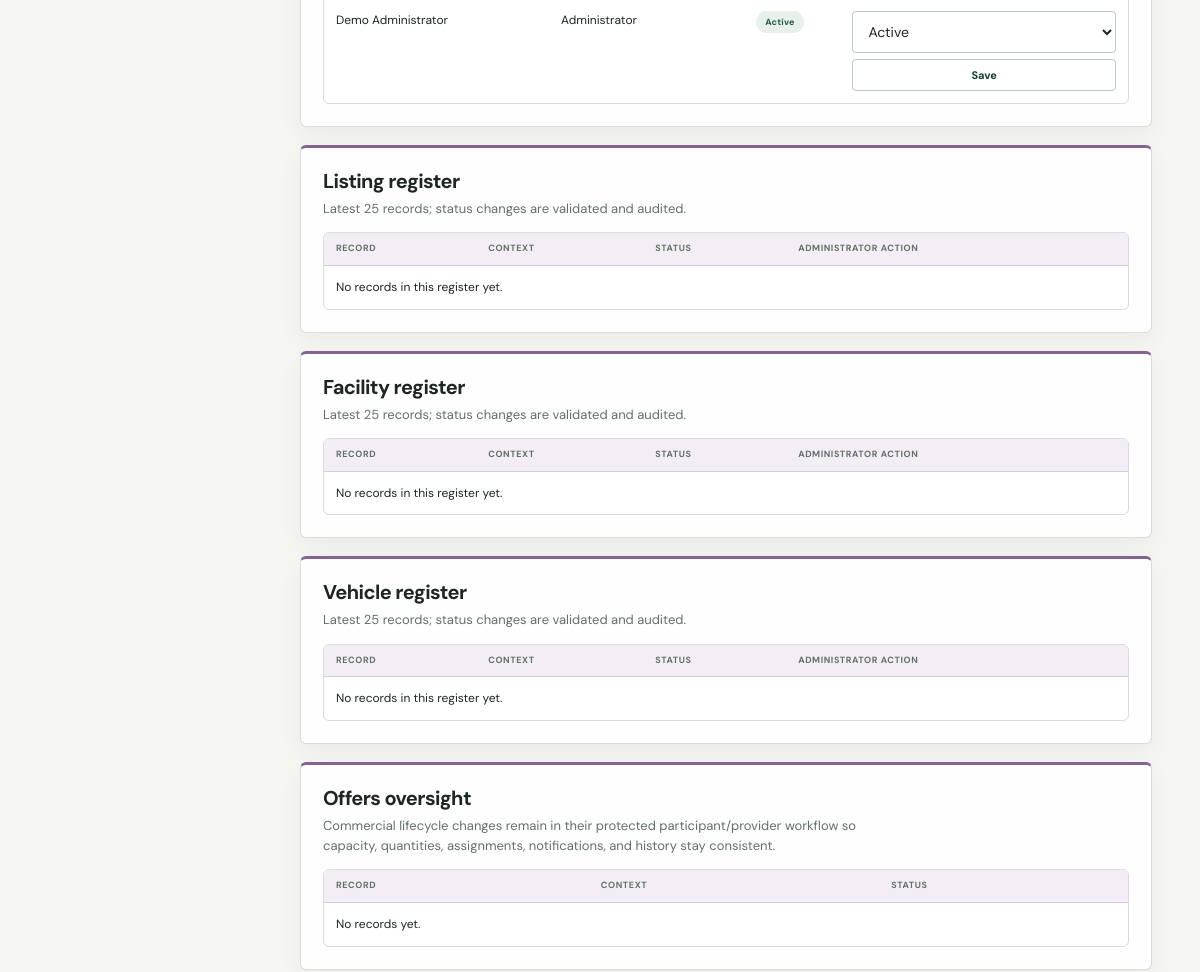
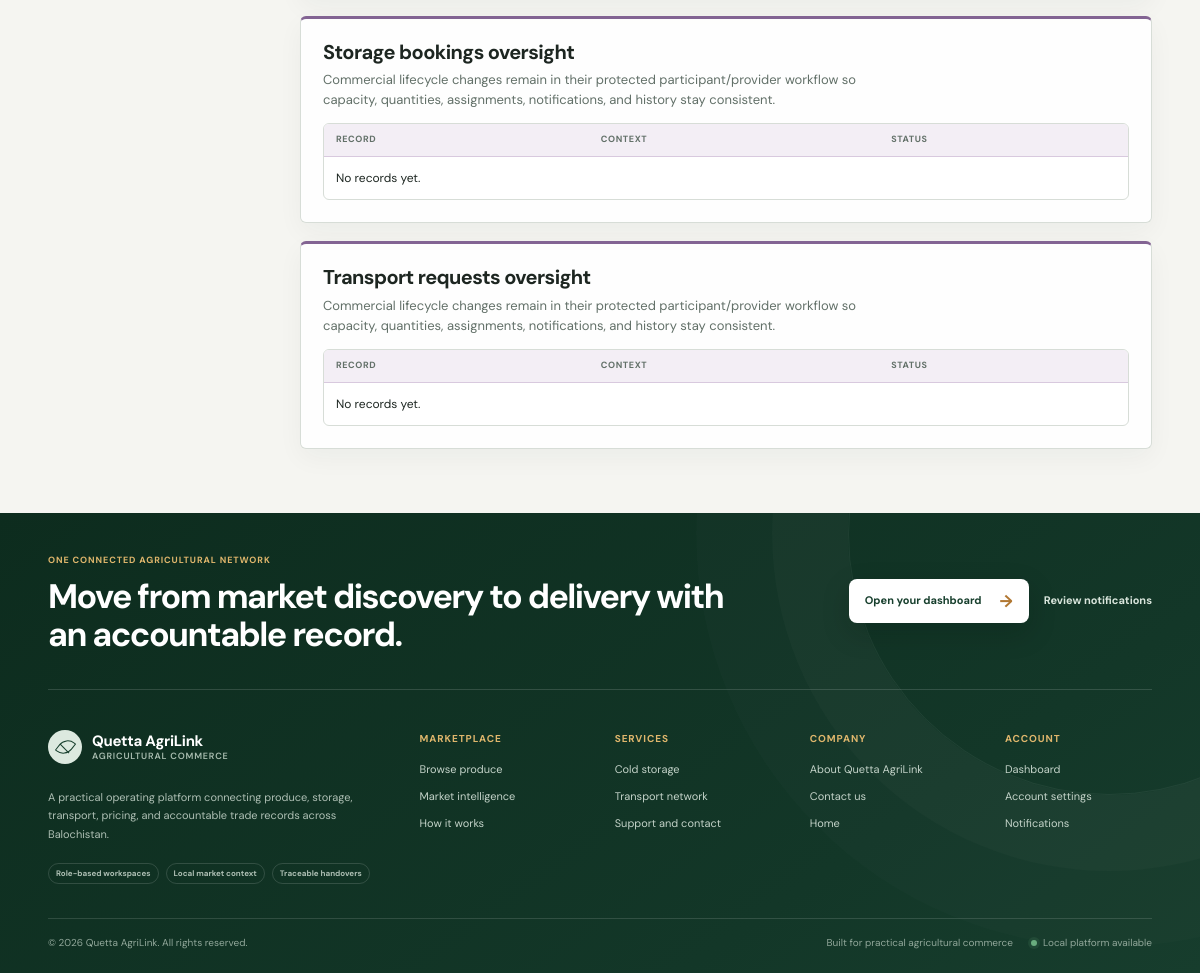
Page /admin/management.php (signed in, lower part) on the earlier database version (2 pictures, top to bottom).
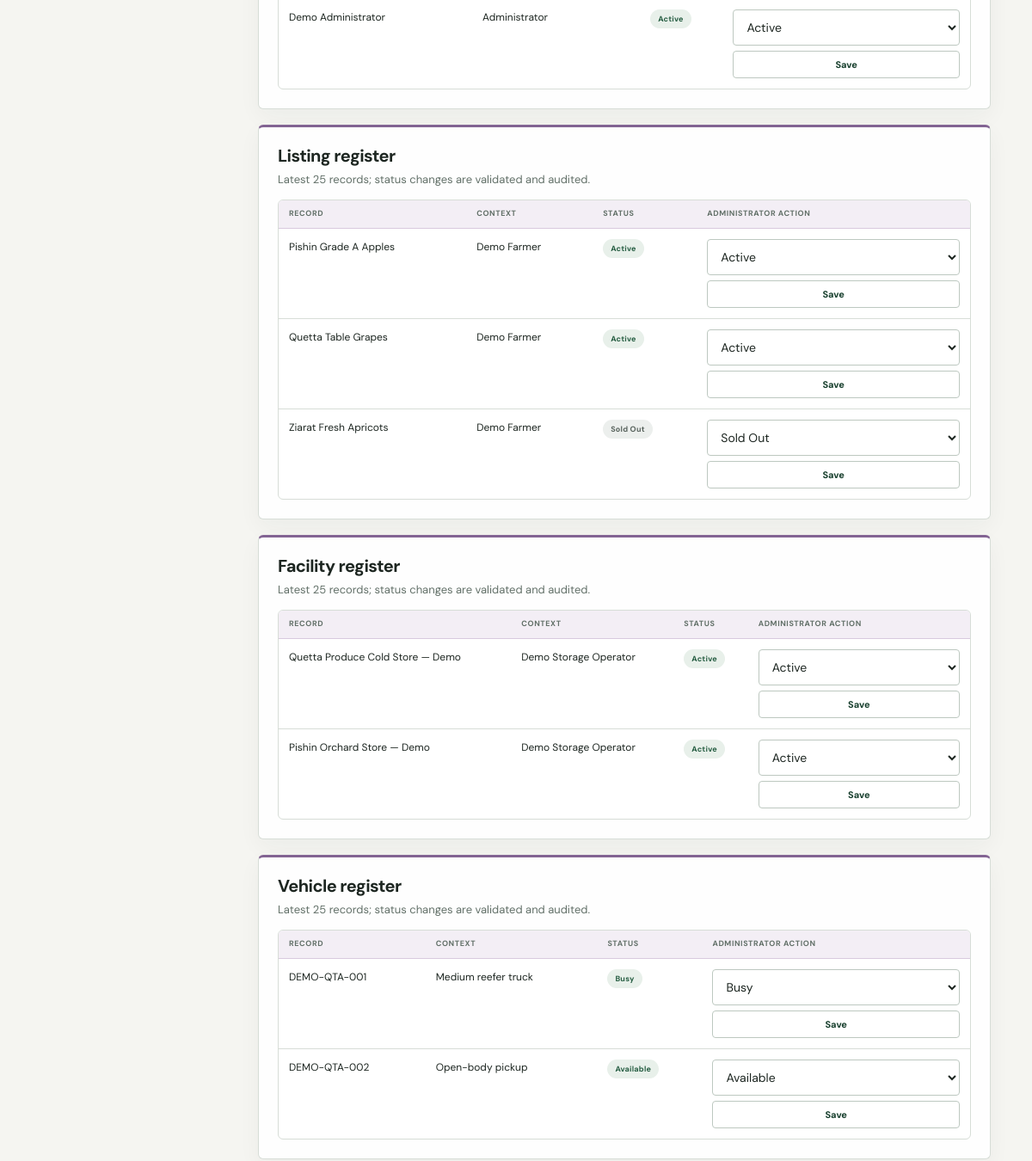
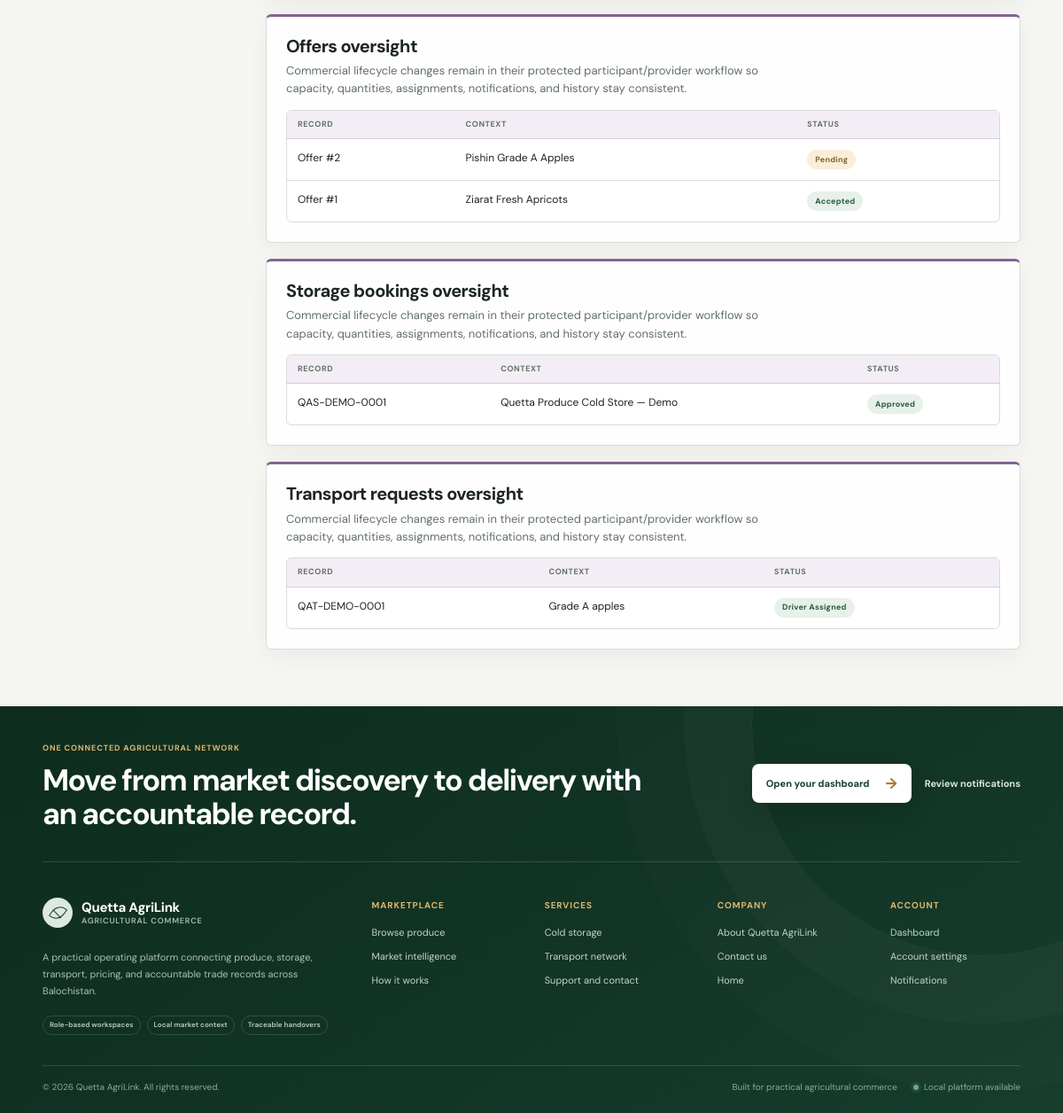
Same page on the later database version (2 pictures, top to bottom).
### tables this page shows
CREATE TABLE users (
    id BIGINT UNSIGNED AUTO_INCREMENT PRIMARY KEY,
    role_id TINYINT UNSIGNED NOT NULL,
    full_name VARCHAR(120) NOT NULL,
    email VARCHAR(190) NOT NULL UNIQUE,
    phone VARCHAR(30) NOT NULL UNIQUE,
    password_hash VARCHAR(255) NOT NULL,
    avatar_path VARCHAR(255) NULL,
    status ENUM('pending','active','suspended','archived') NOT NULL DEFAULT 'pending',
    last_login_at DATETIME NULL,
    created_at TIMESTAMP NOT NULL DEFAULT CURRENT_TIMESTAMP,
    updated_at TIMESTAMP NOT NULL DEFAULT CURRENT_TIMESTAMP ON UPDATE CURRENT_TIMESTAMP,
    CONSTRAINT fk_users_role FOREIGN KEY (role_id) REFERENCES roles(id),
    INDEX idx_users_role_status (role_id, status)
);

CREATE TABLE roles (
    id TINYINT UNSIGNED AUTO_INCREMENT PRIMARY KEY,
    slug VARCHAR(40) NOT NULL UNIQUE,
    name VARCHAR(80) NOT NULL,
    description VARCHAR(255) NULL,
    is_active TINYINT(1) NOT NULL DEFAULT 1,
    created_at TIMESTAMP NOT NULL DEFAULT CURRENT_TIMESTAMP,
    updated_at TIMESTAMP NOT NULL DEFAULT CURRENT_TIMESTAMP ON UPDATE CURRENT_TIMESTAMP
);

CREATE TABLE produce_listings (
    id BIGINT UNSIGNED AUTO_INCREMENT PRIMARY KEY,
    farmer_id BIGINT UNSIGNED NOT NULL,
    category_id BIGINT UNSIGNED NOT NULL,
    location_id BIGINT UNSIGNED NOT NULL,
    title VARCHAR(160) NOT NULL,
    description TEXT NULL,
    grade ENUM('A','B','C','Mixed') NOT NULL DEFAULT 'A',
    quantity_available DECIMAL(14,2) NOT NULL,
    unit VARCHAR(30) NOT NULL DEFAULT 'kg',
    expected_price DECIMAL(14,2) NOT NULL,
    currency CHAR(3) NOT NULL DEFAULT 'PKR',
    harvest_date DATE NULL,
    available_from DATE NULL,
    minimum_order_quantity DECIMAL(14,2) NOT NULL DEFAULT 1,
    status ENUM('draft','active','paused','sold_out','archived') NOT NULL DEFAULT 'draft',
    published_at DATETIME NULL,
    created_at TIMESTAMP NOT NULL DEFAULT CURRENT_TIMESTAMP,
    updated_at TIMESTAMP NOT NULL DEFAULT CURRENT_TIMESTAMP ON UPDATE CURRENT_TIMESTAMP,
    CONSTRAINT fk_listing_farmer FOREIGN KEY (farmer_id) REFERENCES users(id),
    CONSTRAINT fk_listing_category FOREIGN KEY (category_id) REFERENCES produce_categories(id),
    CONSTRAINT fk_listing_location FOREIGN KEY (location_id) REFERENCES locations(id),
    INDEX idx_listing_browse (status, category_id, location_id, expected_price),
    INDEX idx_listing_farmer_status (farmer_id, status),
    INDEX idx_listing_harvest_date (harvest_date)
);

CREATE TABLE storage_facilities (
    id BIGINT UNSIGNED AUTO_INCREMENT PRIMARY KEY,
    provider_id BIGINT UNSIGNED NOT NULL,
    location_id BIGINT UNSIGNED NOT NULL,
    name VARCHAR(160) NOT NULL,
    description TEXT NULL,
    storage_type ENUM('cold_storage','controlled_atmosphere','warehouse','hybrid') NOT NULL DEFAULT 'cold_storage',
    total_capacity_kg DECIMAL(14,2) NOT NULL,
    available_capacity_kg DECIMAL(14,2) NOT NULL,
    price_per_kg_day DECIMAL(12,4) NOT NULL,
    status ENUM('draft','active','paused','archived') NOT NULL DEFAULT 'draft',
    created_at TIMESTAMP NOT NULL DEFAULT CURRENT_TIMESTAMP,
    updated_at TIMESTAMP NOT NULL DEFAULT CURRENT_TIMESTAMP ON UPDATE CURRENT_TIMESTAMP,
    CONSTRAINT fk_facility_provider FOREIGN KEY (provider_id) REFERENCES storage_providers(id),
    CONSTRAINT fk_facility_location FOREIGN KEY (location_id) REFERENCES locations(id),
    INDEX idx_facilities_browse (status, location_id, storage_type, available_capacity_kg)
);

CREATE TABLE vehicles (
    id BIGINT UNSIGNED AUTO_INCREMENT PRIMARY KEY,
    provider_id BIGINT UNSIGNED NOT NULL,
    vehicle_type VARCHAR(100) NOT NULL,
    registration_number VARCHAR(50) NOT NULL,
    capacity_kg DECIMAL(14,2) NOT NULL,
    is_refrigerated TINYINT(1) NOT NULL DEFAULT 0,
    price_per_km DECIMAL(12,2) NULL,
    status ENUM('available','busy','maintenance','inactive') NOT NULL DEFAULT 'available',
    image_path VARCHAR(255) NULL,
    created_at TIMESTAMP NOT NULL DEFAULT CURRENT_TIMESTAMP,
    updated_at TIMESTAMP NOT NULL DEFAULT CURRENT_TIMESTAMP ON UPDATE CURRENT_TIMESTAMP,
    CONSTRAINT fk_vehicle_provider FOREIGN KEY (provider_id) REFERENCES transport_providers(id) ON DELETE CASCADE,
    UNIQUE KEY uq_vehicle_registration (registration_number),
    INDEX idx_vehicle_search (provider_id, status, is_refrigerated, capacity_kg)
);

CREATE TABLE offers (
    id BIGINT UNSIGNED AUTO_INCREMENT PRIMARY KEY,
    listing_id BIGINT UNSIGNED NOT NULL,
    buyer_id BIGINT UNSIGNED NOT NULL,
    farmer_id BIGINT UNSIGNED NOT NULL,
    quantity DECIMAL(14,2) NOT NULL,
    offered_price DECIMAL(14,2) NOT NULL,
    total_amount DECIMAL(16,2) NOT NULL,
    message TEXT NULL,
    status ENUM('pending','accepted','rejected','countered','withdrawn','expired') NOT NULL DEFAULT 'pending',
    responded_at DATETIME NULL,
    created_at TIMESTAMP NOT NULL DEFAULT CURRENT_TIMESTAMP,
    updated_at TIMESTAMP NOT NULL DEFAULT CURRENT_TIMESTAMP ON UPDATE CURRENT_TIMESTAMP,
    CONSTRAINT fk_offer_listing FOREIGN KEY (listing_id) REFERENCES produce_listings(id),
    CONSTRAINT fk_offer_buyer FOREIGN KEY (buyer_id) REFERENCES users(id),
    CONSTRAINT fk_offer_farmer FOREIGN KEY (farmer_id) REFERENCES users(id),
    INDEX idx_offers_farmer_status (farmer_id, status, created_at),
    INDEX idx_offers_buyer_status (buyer_id, status, created_at)
);

CREATE TABLE storage_bookings (
    id BIGINT UNSIGNED AUTO_INCREMENT PRIMARY KEY,
    reference_code VARCHAR(32) NOT NULL UNIQUE,
    farmer_id BIGINT UNSIGNED NOT NULL,
    facility_id BIGINT UNSIGNED NOT NULL,
    listing_id BIGINT UNSIGNED NULL,
    category_id BIGINT UNSIGNED NOT NULL,
    quantity_kg DECIMAL(14,2) NOT NULL,
    start_date DATE NOT NULL,
    end_date DATE NOT NULL,
    price_per_kg_day DECIMAL(12,4) NOT NULL,
    estimated_cost DECIMAL(16,2) NOT NULL,
    status ENUM('requested','approved','rejected','active','completed','cancelled') NOT NULL DEFAULT 'requested',
    provider_note TEXT NULL,
    created_at TIMESTAMP NOT NULL DEFAULT CURRENT_TIMESTAMP,
    updated_at TIMESTAMP NOT NULL DEFAULT CURRENT_TIMESTAMP ON UPDATE CURRENT_TIMESTAMP,
    CONSTRAINT fk_storage_booking_farmer FOREIGN KEY (farmer_id) REFERENCES users(id),
    CONSTRAINT fk_storage_booking_facility FOREIGN KEY (facility_id) REFERENCES storage_facilities(id),
    CONSTRAINT fk_storage_booking_listing FOREIGN KEY (listing_id) REFERENCES produce_listings(id) ON DELETE SET NULL,
    CONSTRAINT fk_storage_booking_category FOREIGN KEY (category_id) REFERENCES produce_categories(id),
    INDEX idx_storage_booking_facility_status (facility_id, status, start_date),
    INDEX idx_storage_booking_farmer_status (farmer_id, status, created_at)
);

CREATE TABLE transport_requests (
    id BIGINT UNSIGNED AUTO_INCREMENT PRIMARY KEY,
    reference_code VARCHAR(32) NOT NULL UNIQUE,
    farmer_id BIGINT UNSIGNED NOT NULL,
    provider_id BIGINT UNSIGNED NULL,
    vehicle_id BIGINT UNSIGNED NULL,
    order_id BIGINT UNSIGNED NULL,
    listing_id BIGINT UNSIGNED NULL,
    pickup_location_id BIGINT UNSIGNED NOT NULL,
    delivery_location_id BIGINT UNSIGNED NOT NULL,
    produce_description VARCHAR(160) NOT NULL,
    quantity_kg DECIMAL(14,2) NOT NULL,
    required_vehicle_type VARCHAR(100) NULL,
    requires_refrigeration TINYINT(1) NOT NULL DEFAULT 0,
    pickup_date DATE NOT NULL,
    estimated_price DECIMAL(16,2) NULL,
    final_price DECIMAL(16,2) NULL,
    driver_name VARCHAR(120) NULL,
    driver_phone VARCHAR(30) NULL,
    status ENUM('requested','accepted','driver_assigned','pickup_scheduled','picked_up','in_transit','delivered','cancelled') NOT NULL DEFAULT 'requested',
    provider_note TEXT NULL,
    created_at TIMESTAMP NOT NULL DEFAULT CURRENT_TIMESTAMP,
    updated_at TIMESTAMP NOT NULL DEFAULT CURRENT_TIMESTAMP ON UPDATE CURRENT_TIMESTAMP,
    CONSTRAINT fk_transport_request_farmer FOREIGN KEY (farmer_id) REFERENCES users(id),
    CONSTRAINT fk_transport_request_provider FOREIGN KEY (provider_id) REFERENCES transport_providers(id) ON DELETE SET NULL,
    CONSTRAINT fk_transport_request_vehicle FOREIGN KEY (vehicle_id) REFERENCES vehicles(id) ON DELETE SET NULL,
    CONSTRAINT fk_transport_request_order FOREIGN KEY (order_id) REFERENCES orders(id) ON DELETE SET NULL,
    CONSTRAINT fk_transport_request_listing FOREIGN KEY (listing_id) REFERENCES produce_listings(id) ON DELETE SET NULL,
    CONSTRAINT fk_transport_pickup FOREIGN KEY (pickup_location_id) REFERENCES locations(id),
    CONSTRAINT fk_transport_delivery FOREIGN KEY (delivery_location_id) REFERENCES locations(id),
    INDEX idx_transport_provider_status (provider_id, status, pickup_date),
    INDEX idx_transport_farmer_status (farmer_id, status, pickup_date)
);

### includes/database.php (called while the page is built, shortened)
<?php
function db(): PDO
{
    static $connection = null;
    if ($connection instanceof PDO) {
        return $connection;
    }
    $dsn = sprintf('mysql:host=%s;port=%s;dbname=%s;charset=utf8mb4', DB_HOST, DB_PORT, DB_NAME);
    try {
        $connection = new PDO($dsn, DB_USER, DB_PASS, [
            PDO::ATTR_ERRMODE => PDO::ERRMODE_EXCEPTION,
            PDO::ATTR_DEFAULT_FETCH_MODE => PDO::FETCH_ASSOC,
            PDO::ATTR_EMULATE_PREPARES => false,
        ]);
    } catch (PDOException $exception) {
        error_log('Quetta AgriLink database connection failed: ' . $exception->getMessage());
        http_response_code(500);
        exit(APP_ENV === 'development'
            ? 'Database connection could not be established. Check config/config.php and import database/quetta_agrilink.sql.'
            : 'A service error occurred. Please try again shortly.');
    }
    return $connection;
}
function fetch_all(string $sql, array $params = []): array
{
    $statement = db()->prepare($sql);
    $statement->execute($params);
    return $statement->fetchAll();
}

### includes/functions.php (called while the page is built, shortened)
<?php
function e(?string $value): string
{
    return htmlspecialchars((string) $value, ENT_QUOTES | ENT_SUBSTITUTE, 'UTF-8');
}

### includes/commerce.php (called while the page is built, shortened)
<?php
function order_status_label(string $status): string
{
    return ucwords(str_replace('_', ' ', $status));
}

### admin/management.php (the view, shortened to what the changed rows need)
<?php
require_once __DIR__.'/../includes/bootstrap.php';require_once __DIR__.'/../includes/workspace.php';$admin=require_role(['admin']);
$resourceMap=[
 'user'=>['table'=>'users','statuses'=>['active','suspended','pending_verification','deactivated']],
 'listing'=>['table'=>'produce_listings','statuses'=>['draft','active','paused','sold_out','archived']],
 'facility'=>['table'=>'storage_facilities','statuses'=>['draft','active','paused','archived']],
 'vehicle'=>['table'=>'vehicles','statuses'=>['available','busy','maintenance','inactive']],
];
$categories=fetch_all('SELECT * FROM produce_categories ORDER BY name');$announcements=fetch_all('SELECT a.*,u.full_name FROM announcements a JOIN users u ON u.id=a.author_id ORDER BY a.created_at DESC LIMIT 20');$registers=[
'user'=>fetch_all('SELECT u.id,u.full_name AS label,r.name AS context,u.status FROM users u JOIN roles r ON r.id=u.role_id ORDER BY u.created_at DESC LIMIT 25'),
'listing'=>fetch_all('SELECT pl.id,pl.title AS label,u.full_name AS context,pl.status FROM produce_listings pl JOIN users u ON u.id=pl.farmer_id ORDER BY pl.created_at DESC LIMIT 25'),
'facility'=>fetch_all('SELECT sf.id,sf.name AS label,u.full_name AS context,sf.status FROM storage_facilities sf JOIN storage_providers sp ON sp.id=sf.provider_id JOIN users u ON u.id=sp.user_id ORDER BY sf.created_at DESC LIMIT 25'),
'vehicle'=>fetch_all('SELECT v.id,v.registration_number AS label,v.vehicle_type AS context,v.status FROM vehicles v ORDER BY v.created_at DESC LIMIT 25'),
];$workflowOversight=['Offers'=>fetch_all('SELECT CONCAT("Offer #",o.id) AS label,pl.title AS context,o.status FROM offers o JOIN produce_listings pl ON pl.id=o.listing_id ORDER BY o.created_at DESC LIMIT 25'),'Storage bookings'=>fetch_all('SELECT sb.reference_code AS label,sf.name AS context,sb.status FROM storage_bookings sb JOIN storage_facilities sf ON sf.id=sb.facility_id ORDER BY sb.created_at DESC LIMIT 25'),'Transport requests'=>fetch_all('SELECT tr.reference_code AS label,tr.produce_description AS context,tr.status FROM transport_requests tr ORDER BY tr.created_at DESC LIMIT 25')];workspace_open('Administrator operations','management');
?>
<?php foreach($registers as $type=>$rows):?><section class="workspace-section"><div class="workspace-section-header"><div><h2><?= e(ucwords(str_replace('_',' ',$type))) ?> register</h2><p>Latest 25 records; status changes are validated and audited.</p></div></div><div class="data-table-wrap"><table class="data-table"><thead><tr><th>Record</th><th>Context</th><th>Status</th><th>Administrator action</th></tr></thead><tbody><?php if($rows===[]):?><tr><td colspan="4">No records in this register yet.</td></tr><?php else:foreach($rows as $row):?><tr><td><?= e($row['label']) ?></td><td><?= e($row['context']) ?></td><td><span class="status-pill <?= e($row['status']) ?>"><?= e(order_status_label($row['status'])) ?></span></td><td><form method="post" class="compact-action"><input type="hidden" name="_csrf" value="<?= e(csrf_token()) ?>"><input type="hidden" name="admin_action" value="set_status"><input type="hidden" name="resource_type" value="<?= e($type) ?>"><input type="hidden" name="resource_id" value="<?= (int)$row['id'] ?>"><select name="status" required><?php foreach($resourceMap[$type]['statuses'] as $status):?><option value="<?= e($status) ?>" <?= $row['status']===$status?'selected':'' ?>><?= e(order_status_label($status)) ?></option><?php endforeach;?></select><button class="button button-quiet" type="submit">Save</button></form></td></tr><?php endforeach;endif;?></tbody></table></div></section><?php endforeach;?>
<?php foreach($workflowOversight as $title=>$rows):?><section class="workspace-section"><div class="workspace-section-header"><div><h2><?= e($title) ?> oversight</h2><p>Commercial lifecycle changes remain in their protected participant/provider workflow so capacity, quantities, assignments, notifications, and history stay consistent.</p></div></div><div class="data-table-wrap"><table class="data-table"><thead><tr><th>Record</th><th>Context</th><th>Status</th></tr></thead><tbody><?php if($rows===[]):?><tr><td colspan="3">No records yet.</td></tr><?php else:foreach($rows as $row):?><tr><td><?= e($row['label']) ?></td><td><?= e($row['context']) ?></td><td><span class="status-pill <?= e($row['status']) ?>"><?= e(order_status_label($row['status'])) ?></span></td></tr><?php endforeach;endif;?></tbody></table></div></section><?php endforeach;?>

Differences in the rows shown:
added produce_listings: title "Pishin Grade A Apples", farmer.full_name "Demo Farmer", status "Active"
added produce_listings: title "Quetta Table Grapes", farmer.full_name "Demo Farmer", status "Active"
added produce_listings: title "Ziarat Fresh Apricots", farmer.full_name "Demo Farmer", status "Sold Out"
added storage_facilities: name "Quetta Produce Cold Store — Demo", users.full_name "Demo Storage Operator", status "Active"
added storage_facilities: name "Pishin Orchard Store — Demo", users.full_name "Demo Storage Operator", status "Active"
added vehicles: registration_number "DEMO-QTA-001", vehicle_type "Medium reefer truck", status "Busy"
added vehicles: registration_number "DEMO-QTA-002", vehicle_type "Open-body pickup", status "Available"
added offers: label "Offer #2", listing.title "Pishin Grade A Apples", status "Pending"
added offers: label "Offer #1", listing.title "Ziarat Fresh Apricots", status "Accepted"
added storage_bookings: reference_code "QAS-DEMO-0001", facility.name "Quetta Produce Cold Store — Demo", status "Approved"
added transport_requests: reference_code "QAT-DEMO-0001", produce_description "Grade A apples", status "Driver Assigned"
Other differences:
list line gone: "No records in this register yet."
list line gone: "No records yet."
